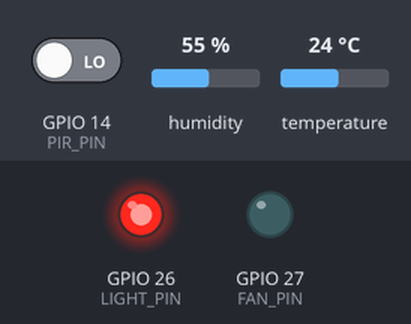
Recording of a sketch running on a simulated ESP32. Parts: output pins drawn as LEDs (lit = HIGH). The test bench sets the inputs (shaded band); at power-on: temperature 24 °C, GPIO 14 (PIR_PIN) LOW, humidity 55 %. WiFi joins after 1.5 s; servers stay silent unless stated; random numbers use the default seed unless the sketch sets one; no MQTT or app messages arrive unless stated; what the sketch prints to the serial monitor is not drawn.

Above: at 2.7 s.
2.8 s: temperature set to 27.7 °C
4.7 s: temperature set to 28.7 °C
At 6.2 s:
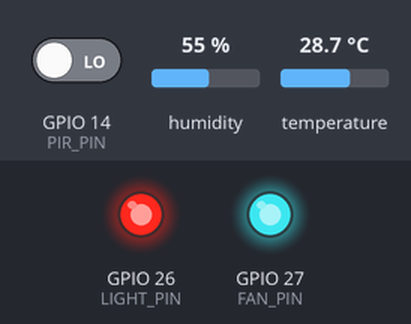
13.3 s: temperature set to 12 °C
At 14.6 s:
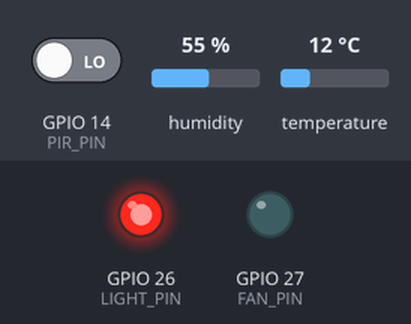
15.1 s: temperature set to 33 °C
At 16.7 s:
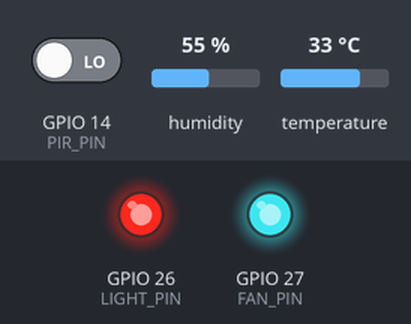
Timing chart, 0 to 18.1 s (numbered marks = the images above; inputs shaded):
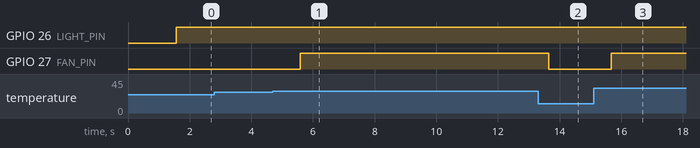

The sketch:

sketch.ino
```cpp
#include <WiFi.h>
#include <PubSubClient.h>
#include <DHT.h>
#include <ArduinoJson.h>

const char* WIFI_SSID = "Wokwi-GUEST";
const char* WIFI_PASSWORD = "";

const char* MQTT_BROKER = "broker.emqx.io";
const int   MQTT_PORT   = 1883;

// CHANGE THIS PREFIX
const char* TOPIC_TELEMETRY = "smartclass/demo01/telemetry";
const char* TOPIC_COMMAND   = "smartclass/demo01/command";
const char* TOPIC_STATUS    = "smartclass/demo01/status";

const int PIR_PIN    = 14;
const int DHT_PIN    = 15;
const int LIGHT_PIN  = 26;
const int FAN_PIN    = 27;
const int BUZZER_PIN = 25;

#define DHTTYPE DHT22
DHT dhtSensor(DHT_PIN, DHTTYPE);

WiFiClient espClient;
PubSubClient mqttClient(espClient);

bool autoMode = true;
bool manualLight = false;
bool manualFan = false;
bool forceOff = false;
bool afterHoursAlert = false;

bool occupied = false;
unsigned long lastMotionMs = 0;
unsigned long lastPublishMs = 0;

float tempThreshold = 28.0;

void connectWiFi() {
  WiFi.begin(WIFI_SSID, WIFI_PASSWORD);
  while (WiFi.status() != WL_CONNECTED) {
    delay(500);
    Serial.print(".");
  }
  Serial.println("\nWiFi connected");
}

void publishStatus(const char* text) {
  mqttClient.publish(TOPIC_STATUS, text);
}

void applyLogic(float tempC, bool motion) {
  if (motion) {
    lastMotionMs = millis();
  }

  occupied = (millis() - lastMotionMs < 20000);

  bool lightState = false;
  bool fanState = false;

  if (forceOff) {
    lightState = false;
    fanState = false;
  } else if (autoMode) {
    lightState = occupied;
    fanState = (!isnan(tempC) && tempC > tempThreshold);
  } else {
    lightState = manualLight;
    fanState = manualFan;
  }

  digitalWrite(LIGHT_PIN, lightState ? HIGH : LOW);
  digitalWrite(FAN_PIN, fanState ? HIGH : LOW);

  if (afterHoursAlert && motion) {
    tone(BUZZER_PIN, 1000);
  } else {
    noTone(BUZZER_PIN);
  }
}

void mqttCallback(char* topic, byte* payload, unsigned int length) {
  String msg;
  for (unsigned int i = 0; i < length; i++) {
    msg += (char)payload[i];
  }

  StaticJsonDocument<256> doc;
  DeserializationError err = deserializeJson(doc, msg);
  if (err) {
    Serial.println("Invalid command JSON");
    return;
  }

  if (doc.containsKey("mode")) {
    String mode = doc["mode"].as<String>();
    autoMode = (mode == "auto");
  }

  if (doc.containsKey("light")) {
    manualLight = doc["light"];
  }

  if (doc.containsKey("fan")) {
    manualFan = doc["fan"];
  }

  if (doc.containsKey("forceOff")) {
    forceOff = doc["forceOff"];
  }

  if (doc.containsKey("afterHoursAlert")) {
    afterHoursAlert = doc["afterHoursAlert"];
  }

  if (doc.containsKey("tempThreshold")) {
    tempThreshold = doc["tempThreshold"];
  }

  publishStatus("Command received");
}

void connectMQTT() {
  while (!mqttClient.connected()) {
    String clientId = "smartclass-esp32-" + String(random(1000, 9999));
    if (mqttClient.connect(clientId.c_str())) {
      Serial.println("MQTT connected");
      mqttClient.subscribe(TOPIC_COMMAND);
      publishStatus("ESP32 connected");
    } else {
      delay(1000);
    }
  }
}

void publishTelemetry(float tempC, bool motion) {
  StaticJsonDocument<256> doc;

  doc["temperature"] = isnan(tempC) ? -999 : tempC;
  doc["motion"] = motion;
  doc["occupied"] = occupied;
  doc["light"] = digitalRead(LIGHT_PIN);
  doc["fan"] = digitalRead(FAN_PIN);
  doc["mode"] = autoMode ? "auto" : "manual";
  doc["forceOff"] = forceOff;
  doc["afterHoursAlert"] = afterHoursAlert;
  doc["tempThreshold"] = tempThreshold;

  char buffer[256];
  serializeJson(doc, buffer);
  mqttClient.publish(TOPIC_TELEMETRY, buffer);

  Serial.println(buffer);
}

void setup() {
  Serial.begin(115200);

  pinMode(PIR_PIN, INPUT);
  pinMode(LIGHT_PIN, OUTPUT);
  pinMode(FAN_PIN, OUTPUT);
  pinMode(BUZZER_PIN, OUTPUT);

  digitalWrite(LIGHT_PIN, LOW);
  digitalWrite(FAN_PIN, LOW);
  noTone(BUZZER_PIN);

  dhtSensor.begin();

  connectWiFi();
  mqttClient.setServer(MQTT_BROKER, MQTT_PORT);
  mqttClient.setCallback(mqttCallback);
}

void loop() {
  if (WiFi.status() != WL_CONNECTED) connectWiFi();
  if (!mqttClient.connected()) connectMQTT();
  mqttClient.loop();

  float tempC = dhtSensor.readTemperature();
  bool motion = digitalRead(PIR_PIN);

  applyLogic(tempC, motion);

  if (millis() - lastPublishMs > 2000) {
    publishTelemetry(tempC, motion);
    lastPublishMs = millis();
  }

  delay(200);
}
```

smart_classroom_final.ino
```cpp

```

Measured:
- the behaviour switches between 28 and 28.1 °C on temperature (found by bisection; images 0 and 1)
- after the input at 2.8 s, every drawn part: stays the same
- after the input at 4.7 s, GPIO 27 (FAN_PIN): LOW → HIGH after 0.89 s
- after the input at 13.3 s, GPIO 27 (FAN_PIN): HIGH → LOW after 0.36 s
- after the input at 15.1 s, GPIO 27 (FAN_PIN): LOW → HIGH after 0.57 s
